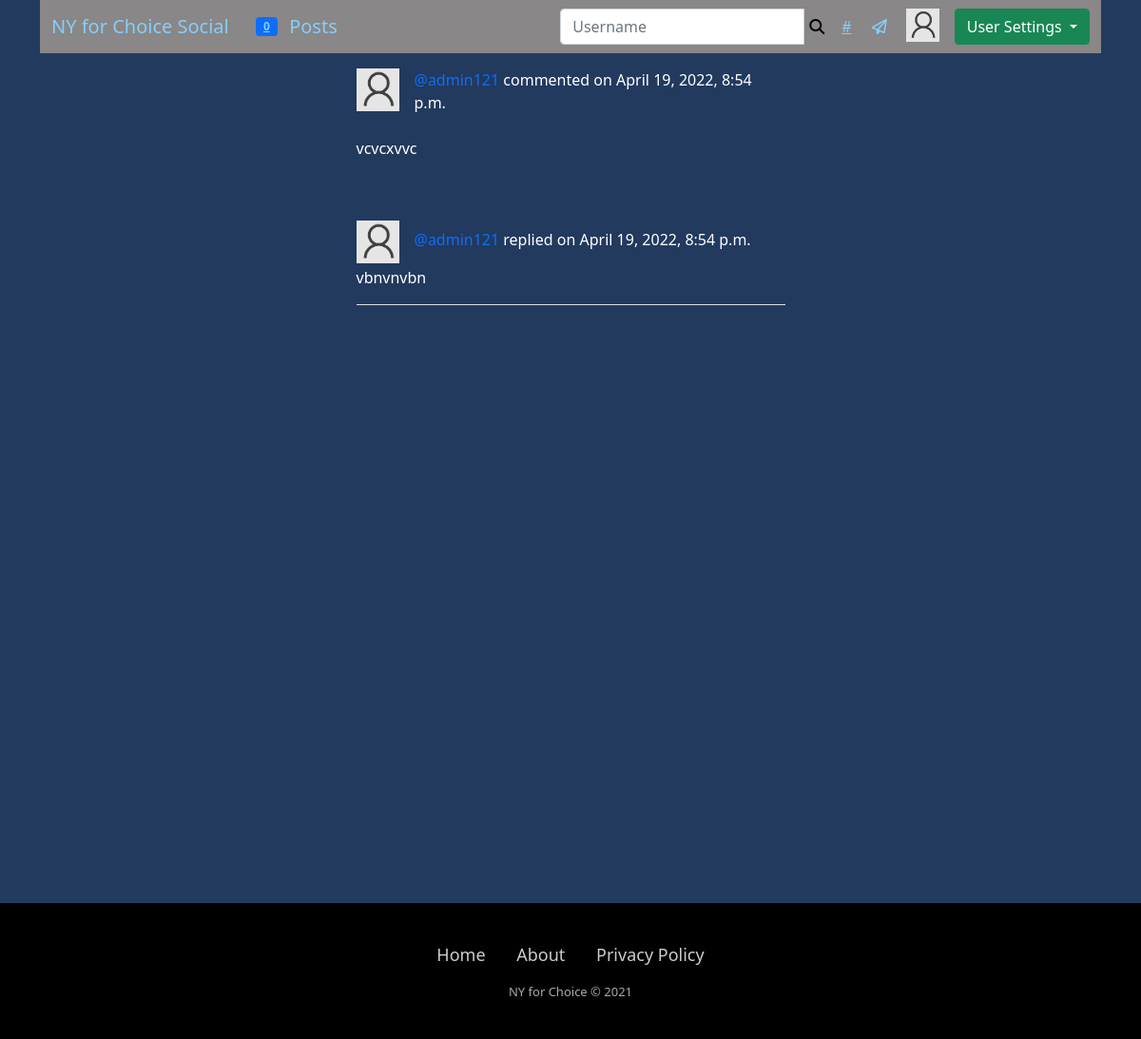
Page /social/comment/1/reply (signed in) on the committed database.
### members/models.py (models this page shows, shortened)
class User(AbstractBaseUser, PermissionsMixin):
  email = models.EmailField(verbose_name="email", max_length=60, unique=True)
  username = models.CharField(max_length=45, unique=True)
  first_name = models.CharField(max_length=60, blank=True)
  last_name = models.CharField(max_length=60, blank=True)
  state = models.ForeignKey(State, on_delete=models.SET_NULL, null=True)
  city = models.ForeignKey(City, on_delete=models.SET_NULL, null=True)
  date_joined = models.DateTimeField(verbose_name='date_joined', default=timezone.now)
  last_login = models.DateTimeField(verbose_name='last_login', default=timezone.now)
  is_staff = models.BooleanField(default=False)
  is_active = models.BooleanField(default=True)
  is_admin = models.BooleanField(default=False)
  is_superuser = models.BooleanField(default=False)
  objects = MyAccountManager()
  USERNAME_FIELD = 'username'
  REQUIRED_FIELDS = ['email']
  def __str__(self):
    return self.username

class UserProfile(models.Model):
  user = models.OneToOneField(User, primary_key=True, verbose_name='user', related_name='profile', on_delete=models.CASCADE)
  first_name = models.CharField(max_length=30, blank=True, null=True)
  last_name = models.CharField(max_length=30, blank=True, null=True)
  bio = models.TextField(max_length=500, blank=True, null=True)
  birth_date=models.DateField(null=True, blank=True)
  location = models.CharField(max_length=100, blank=True, null=True)
  picture = models.ImageField(upload_to='images/profile_pictures', default='images/profile_pictures/default_pic.jpg', blank=False)
  followers = models.ManyToManyField(User, blank=True, related_name='followers')
  followings = models.ManyToManyField(User, blank=True, related_name='followings')
  website_url = models.CharField(max_length=255, null=True, blank=True)
  facebook_url = models.CharField(max_length=255, null=True, blank=True)
  twitter_url = models.CharField(max_length=255, null=True, blank=True)
  instagram_url = models.CharField(max_length=255, null=True, blank=True)
  pinterest_url = models.CharField(max_length=255, null=True, blank=True)

### social/models.py (models this page shows, shortened)
class Comment(models.Model):
    comment = models.TextField()
    created_on = models.DateTimeField(default=timezone.now)
    author = models.ForeignKey(User, on_delete=models.CASCADE)
    post = models.ForeignKey('Post', on_delete=models.CASCADE)
    likes = models.ManyToManyField(User, blank=True, related_name='comment_likes')
    dislikes = models.ManyToManyField(User, blank=True, related_name='comment_dislikes')
    parent = models.ForeignKey('self', on_delete=models.CASCADE, blank=True, null=True, related_name='+')
    tags = models.ManyToManyField('Tag', blank=True)
    @property
    def children(self):
        return Comment.objects.filter(parent=self).order_by('-created_on').all()
    class Meta:
        ordering = ['-created_on']

### social/views.py (the view, shortened to what this page needs)
# urls.py: path('comment/<int:pk>/reply', CommentReplyView.as_view(), name='view-comment-reply'),
class CommentReplyView(LoginRequiredMixin, ListView):
    def get(self, request, pk, *args, **kwargs):
        form = CommentForm()
        comment = Comment.objects.get(pk=pk)
        context = {
            'form': form,
            'comment': comment,
        }
        return render(request, 'social/post_comment_replies.html', context)

### social/forms.py
class CommentForm(forms.ModelForm):
    comment = forms.CharField(
        label='',
        widget=forms.Textarea(attrs={
            'rows': '3',
            'placeholder': 'Leave a Comment...'
            }))
    class Meta:
        model = Comment
        fields = ['comment']

### operationfreedom/templatetags/custom_tags.py (called while the page is built)
@register.inclusion_tag('social/show_notifications.html', takes_context=True)
def show_notifications(context):
	request_user = context['request'].user
	notifications = Notification.objects.filter(to_user=request_user).exclude(user_has_seen=True).order_by('-date')
	return {'notifications': notifications}

### social/templates/social/post_comment_replies.html (shortened to what this page needs)
{% extends 'base.html' %}
{% load crispy_forms_tags %}
{% load static %}
{% block content %}
    <div class="row justify-content-center mt-3 mb-5">
        <div class="col-md-5 col-sm-12">
        	<div>
	        	<a href="{% url 'show_profile_page' comment.author.profile.pk %}">
		        	<img class="round-circle post-img" height="45" width="45" src="{{ comment.author.profile.picture.url }}" />
		        </a>
		        <a class="text-primary post-link" href="{% url 'show_profile_page' comment.author.profile.pk %}">@{{comment.author}}</a> commented on {{ comment.created_on }}
	    	</div><br>
	    	<p>{{ comment.comment }}</p>
        </div>
    </div>
    <div class="row justify-content-center mt-3">
        <div class="col-md-5 col-sm-12">
     		{% for child_comment in comment.children %}
	       		<div class="border-bottom mb-5">
		            <div>
		                <a href="{% url 'show_profile_page' child_comment.author.profile.pk %}">
		                    <img class="round-circle post-img" height="45" width="45" src="{{ child_comment.author.profile.picture.url }}" />
		                </a>
		                <p class="post-text">
		                    <a class="text-primary post-link" href="{% url 'show_profile_page' child_comment.author.profile.pk %}">@{{ child_comment.author }}</a> replied on {{ child_comment.created_on }}
		                </p>
		            </div>
		            <p>{{ child_comment.comment }}</p>
	            </div>
	        {% endfor %}
		</div>
	</div>
{% endblock %}

### operationfreedom/templates/navbar.html (shortened to what this page needs)
{% load custom_tags %}
<nav class="navbar navbar-expand-lg navbar-light" style="background-color: #898787;">
   <div class="container-fluid">
    <a class="navbar-brand" href="{% url 'home' %}">NY for Choice Social</a> &nbsp;&nbsp;&nbsp;
    {% if user.is_authenticated %}
      <a href="{% url 'notifications' %}" class="badge bg-primary notification-badge">{% show_notifications %}</a>
    {% endif %}
    <a class="navbar-brand" href="{% url 'post-list' %}">Posts</a> &nbsp;&nbsp;&nbsp;
    <div class="collapse navbar-collapse" id="navbarTogglerDemo03">
      {% if user.is_authenticated %}
        <form class="d-flex" method="GET" action="{% url 'profile-search' %}">
          <div class="input-group">
            <input type="text" class="form-control" placeholder="Username" aria-label="Username" aria-describedby="basic-addon1" name="query" value="{{ request.GET.query }}">
            <button class="remove-default-btn" type="submit"><i class="fas fa-search"></i></button>
          </div>
        </form>
        <div class="nav-item inbox-icon-container">
          <a class="inbox-icon" href="{% url 'explore' %}">#</a>
          <a href="{% url 'inbox' %}" class="inbox-icon"><i class="far fa-paper-plane"></i></a>
        </div>
        <div class="nav-item mr-lg-3">
        <div class="dropdown">
          <a href="{% url 'show_profile_page' request.user.profile.pk %}"><img class="round-circle post-img" height="35" width="35" src="{{ request.user.profile.picture.url }}" /></a>
          <button class="btn btn-success dropdown-toggle" type="button" id="dropdownMenuButton1" data-bs-toggle="dropdown" aria-expanded="false">
            User Settings
          </button>
        </div>
      {% else %}
        <h5>Please <a href="{% url 'login' %}">login</a> or <a href="{% url 'register' %}">register</a> to interact with other users</h5>
      {% endif %}
    </div>
  </div>
</nav>

### static/operationfreedom/css/style.css (style rules this page uses)
* *::after, *::before { margin: 0; padding: 0; box-sizing: border-box; list-style: none; text-decoration: none; color: none; }
body { background-color: #223a5e; }
.inbox-icon { margin-left: 12px; margin-right: 12px; }
.container a:not(.jumpinglink) { color: #87CEFA; }
.remove-default-btn { background-color: transparent; border: none; box-shadow: none; }
.post-link { text-decoration: none; }
.post-text { padding-top: 0.5rem; }
.post-img { float: left; margin-right: 1rem; }
.notification-badge { transition: 0.3s; }
.dropdown { position: relative; display: inline-block; }
.inbox-icon-container { margin-right: 15px; }
.inbox-icon { color: #333; transition: 0.5s; }
.inbox-icon { margin-right: 5px; }

### rows in the picture
User: user.profile.picture (placeholder picture)
Comment: author.profile.picture (placeholder picture), author "admin121", created_on "April 19, 2022, 8:54 p.m.", comment "vcvcxvvc"
Comment: author.profile.picture (placeholder picture), author "admin121", created_on "April 19, 2022, 8:54 p.m.", comment "vbnvnvbn"

### other values in the picture
{{ notifications.count }} "0"
